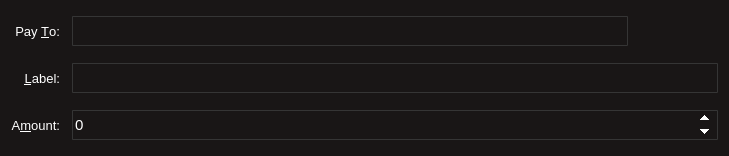
<?xml version="1.0" encoding="UTF-8"?>
<ui version="4.0">
 <class>SendCoinsEntry</class>
 <widget class="QFrame" name="SendCoinsEntry">
  <property name="geometry">
   <rect>
    <x>0</x>
    <y>0</y>
    <width>729</width>
    <height>156</height>
   </rect>
  </property>
  <property name="windowTitle">
   <string>Form</string>
  </property>
  <property name="styleSheet">
   <string notr="true">QWidget{background: #191616; color: #CDCDCD;}
QFrame{border: none;}

QLabel{color: white; font-family: 'pt mono'; font-size: 13px;}

QLineEdit, QSpinBox{background: transparent; color: white; font-family: 'pt mono'; font-size: 15px; border: 1px solid #353535; border-radius: 1px;}
QSpinBox::up-button, QSpinBox::down-button  { width: 25px; height: 15px;}


QToolButton{background: transparent; color: white; border: none;}
QToolButton::hover{background: #454545;}
QToolButton::pressed{background: #353535;}</string>
  </property>
  <property name="frameShape">
   <enum>QFrame::StyledPanel</enum>
  </property>
  <property name="frameShadow">
   <enum>QFrame::Sunken</enum>
  </property>
  <layout class="QGridLayout" name="gridLayout">
   <property name="spacing">
    <number>12</number>
   </property>
   <item row="5" column="0">
    <widget class="QLabel" name="label">
     <property name="text">
      <string>A&amp;mount:</string>
     </property>
     <property name="alignment">
      <set>Qt::AlignRight|Qt::AlignTrailing|Qt::AlignVCenter</set>
     </property>
     <property name="buddy">
      <cstring>payAmount</cstring>
     </property>
    </widget>
   </item>
   <item row="3" column="0">
    <widget class="QLabel" name="label_2">
     <property name="styleSheet">
      <string notr="true"/>
     </property>
     <property name="text">
      <string>Pay &amp;To:</string>
     </property>
     <property name="alignment">
      <set>Qt::AlignRight|Qt::AlignTrailing|Qt::AlignVCenter</set>
     </property>
     <property name="buddy">
      <cstring>payTo</cstring>
     </property>
    </widget>
   </item>
   <item row="5" column="1">
    <widget class="BitcoinAmountField" name="payAmount">
     <property name="minimumSize">
      <size>
       <width>0</width>
       <height>30</height>
      </size>
     </property>
    </widget>
   </item>
   <item row="4" column="1">
    <layout class="QHBoxLayout" name="horizontalLayout_2">
     <property name="spacing">
      <number>0</number>
     </property>
     <item>
      <widget class="QValidatedLineEdit" name="addAsLabel">
       <property name="enabled">
        <bool>true</bool>
       </property>
       <property name="minimumSize">
        <size>
         <width>0</width>
         <height>30</height>
        </size>
       </property>
       <property name="toolTip">
        <string>Enter a label for this address to add it to your address book</string>
       </property>
       <property name="styleSheet">
        <string notr="true">font: 12pt &quot;MS Shell Dlg 2&quot;;</string>
       </property>
      </widget>
     </item>
    </layout>
   </item>
   <item row="4" column="0">
    <widget class="QLabel" name="label_4">
     <property name="text">
      <string>&amp;Label:</string>
     </property>
     <property name="alignment">
      <set>Qt::AlignRight|Qt::AlignTrailing|Qt::AlignVCenter</set>
     </property>
     <property name="buddy">
      <cstring>addAsLabel</cstring>
     </property>
    </widget>
   </item>
   <item row="3" column="1">
    <layout class="QHBoxLayout" name="payToLayout">
     <property name="spacing">
      <number>0</number>
     </property>
     <item>
      <widget class="QValidatedLineEdit" name="payTo">
       <property name="minimumSize">
        <size>
         <width>0</width>
         <height>30</height>
        </size>
       </property>
       <property name="toolTip">
        <string>The address to send the payment to  (e.g. B8gZqgY4r2RoEdqYk3QsAqFckyf9pRHN6i)</string>
       </property>
       <property name="styleSheet">
        <string notr="true">font: 12pt &quot;MS Shell Dlg 2&quot;;</string>
       </property>
       <property name="maxLength">
        <number>34</number>
       </property>
      </widget>
     </item>
     <item>
      <widget class="QToolButton" name="addressBookButton">
       <property name="minimumSize">
        <size>
         <width>30</width>
         <height>30</height>
        </size>
       </property>
       <property name="toolTip">
        <string>Choose address from address book</string>
       </property>
       <property name="text">
        <string/>
       </property>
       <property name="icon">
        <iconset resource="../bitcoin.qrc">
         <normaloff>:/n_icons/res/address.png</normaloff>:/n_icons/res/address.png</iconset>
       </property>
       <property name="shortcut">
        <string>Alt+A</string>
       </property>
      </widget>
     </item>
     <item>
      <widget class="QToolButton" name="pasteButton">
       <property name="minimumSize">
        <size>
         <width>30</width>
         <height>30</height>
        </size>
       </property>
       <property name="toolTip">
        <string>Paste address from clipboard</string>
       </property>
       <property name="text">
        <string/>
       </property>
       <property name="icon">
        <iconset resource="../bitcoin.qrc">
         <normaloff>:/n_icons/res/paste.png</normaloff>:/n_icons/res/paste.png</iconset>
       </property>
       <property name="shortcut">
        <string>Alt+P</string>
       </property>
      </widget>
     </item>
     <item>
      <widget class="QToolButton" name="deleteButton">
       <property name="minimumSize">
        <size>
         <width>30</width>
         <height>30</height>
        </size>
       </property>
       <property name="toolTip">
        <string>Remove this recipient</string>
       </property>
       <property name="text">
        <string/>
       </property>
       <property name="icon">
        <iconset resource="../bitcoin.qrc">
         <normaloff>:/n_icons/res/delete.png</normaloff>:/n_icons/res/delete.png</iconset>
       </property>
      </widget>
     </item>
    </layout>
   </item>
  </layout>
 </widget>
 <customwidgets>
  <customwidget>
   <class>BitcoinAmountField</class>
   <extends>QSpinBox</extends>
   <header>bitcoinamountfield.h</header>
   <container>1</container>
  </customwidget>
  <customwidget>
   <class>QValidatedLineEdit</class>
   <extends>QLineEdit</extends>
   <header>qvalidatedlineedit.h</header>
  </customwidget>
 </customwidgets>
 <resources>
  <include location="../bitcoin.qrc"/>
 </resources>
 <connections/>
</ui>
